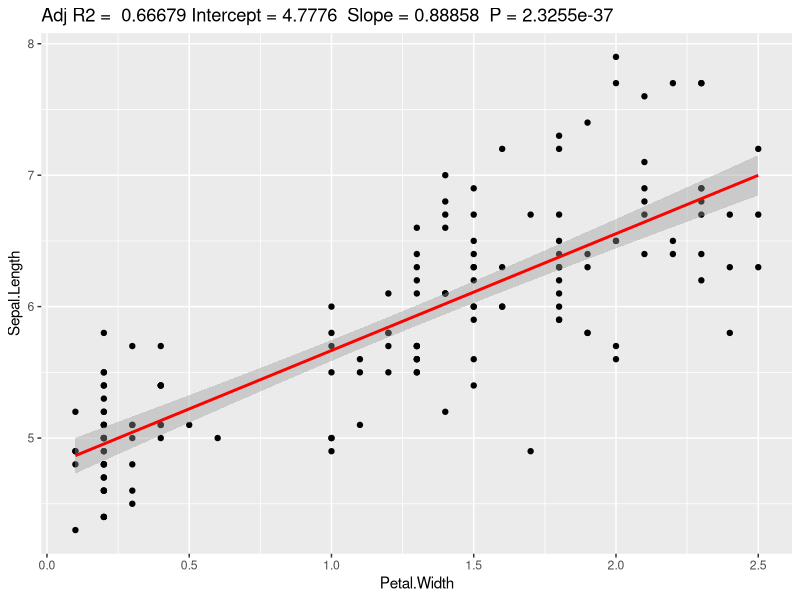
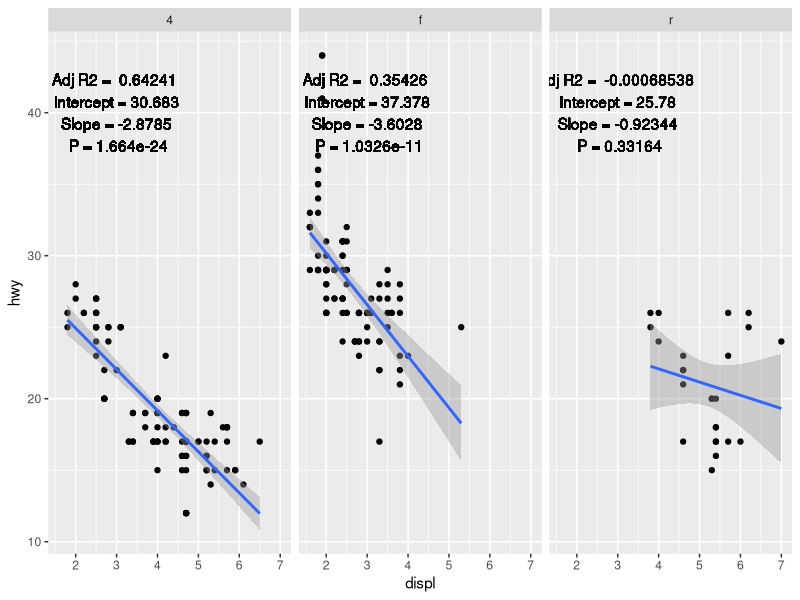

Write the R code that produced these figures, in order.
library(tidyr)
library(dplyr)
library(tidyverse)

ggplotRegression <- function(fit){
  
  require(ggplot2)
  
  ggplot(fit$model, aes_string(x = names(fit$model)[2], y = names(fit$model)[1])) + 
    geom_point() +
    stat_smooth(method = "lm", col = "red") +
    labs(title = paste("Adj R2 = ",signif(summary(fit)$adj.r.squared, 5),
                       "Intercept =",signif(fit$coef[[1]],5 ),
                       " Slope =",signif(fit$coef[[2]], 5),
                       " P =",signif(summary(fit)$coef[2,4], 5)))
}

ggplotRegression(lm(Sepal.Length ~ Petal.Width, data = iris))
  
mpg %>% 
  nest(-drv) %>% 
  mutate(model = map(data, ~ lm(hwy~displ, data = .x)),
         adj.r.squared = map_dbl(model, ~ signif(summary(.x)$adj.r.squared, 5)),
         intercept = map_dbl(model, ~ signif(.x$coef[[1]],5)),
         slope = map_dbl(model, ~ signif(.x$coef[[2]], 5)),
         pvalue = map_dbl(model, ~ signif(summary(.x)$coef[2,4], 5)) 
  ) %>% 
  select(-data, -model) %>% 
  left_join(mpg) %>% 
  
  ggplot(aes(displ, hwy)) +
  geom_point() +
  geom_smooth(se = TRUE, method = "lm") +
  facet_wrap(~drv) +
  geom_text(aes(3, 40, label = paste("Adj R2 = ", adj.r.squared, "\n",
                                     "Intercept =",intercept, "\n",
                                     "Slope =", slope, "\n",
                                     "P =", pvalue)))
  